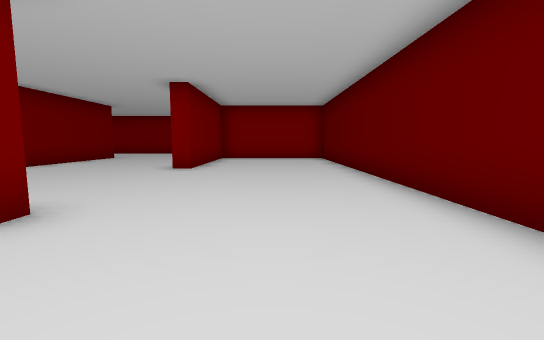
view 1 (above)

24 first-person views from a walk through a Unity game level. The camera is 1.5 m above the floor, tilts 6° down and sees 90° across. The floor is counted in squares, 2 m on a side. Each view is taken from the middle of a square. On the plan, view 1 faces up. The plan holds only what a view shows up to about 10 squares ahead; the rest is blank. The place goes on beyond the plan. The player character is not drawn.

view 2
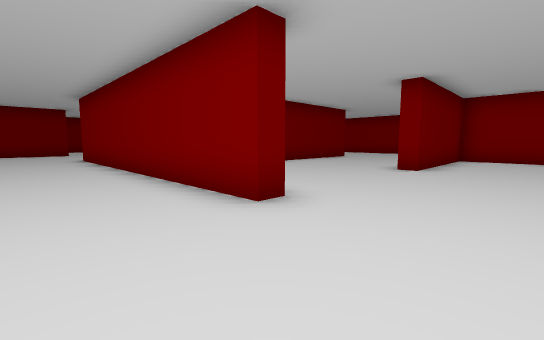

view 3
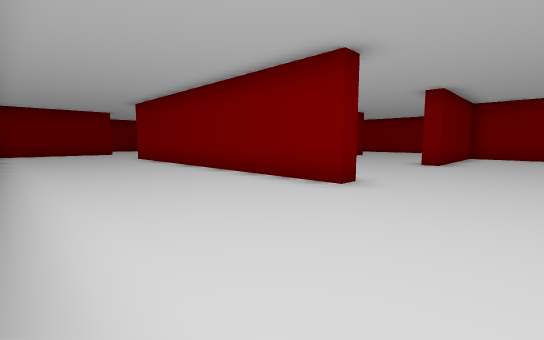

view 4
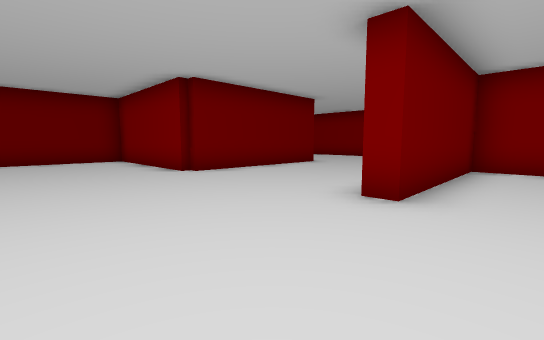

view 5
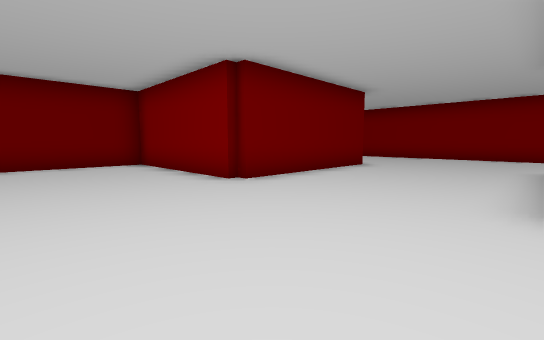

view 6
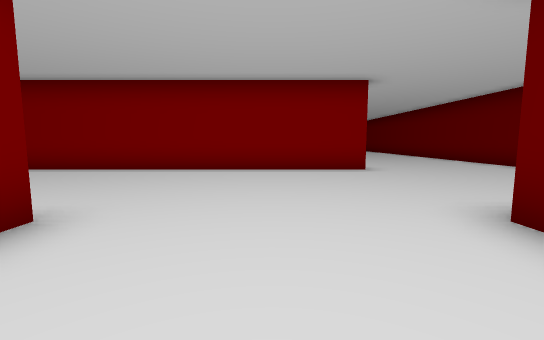

view 7
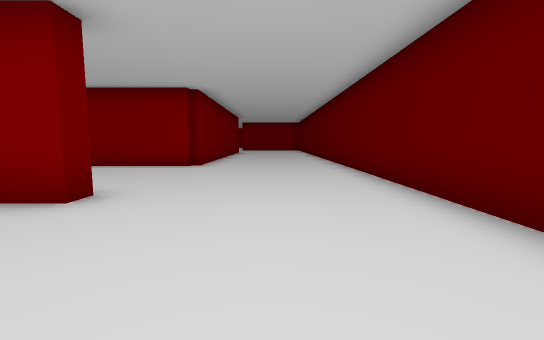

view 8
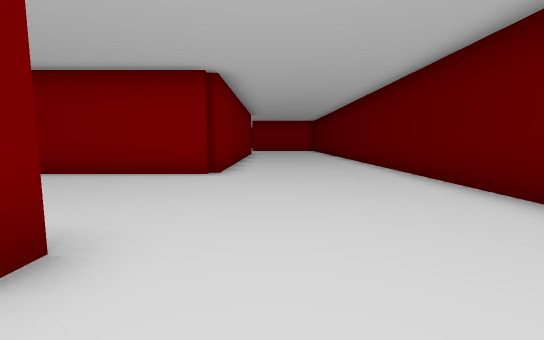

view 9
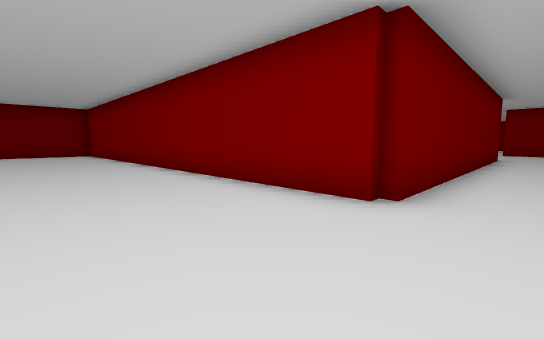

view 10
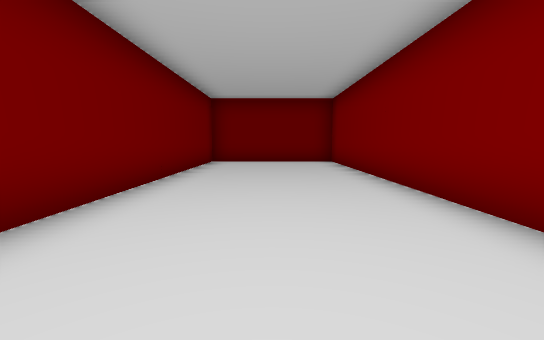

view 11
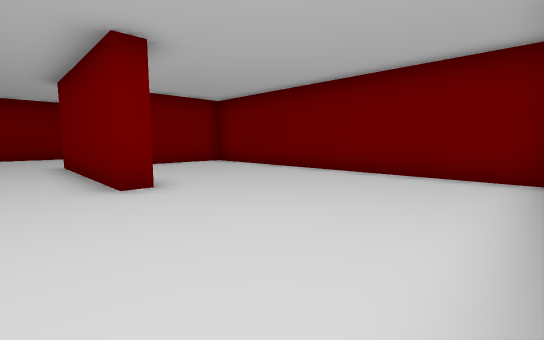

view 12
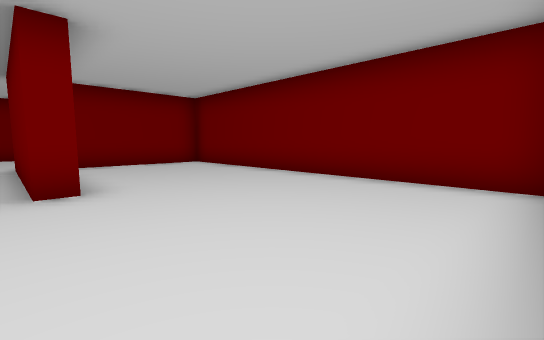

view 13
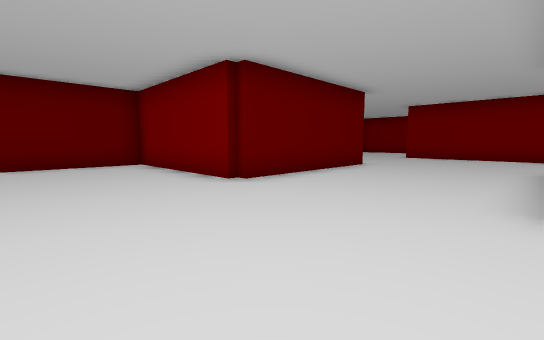

view 14
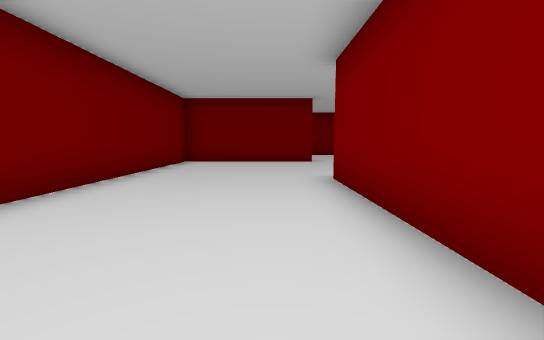

view 15
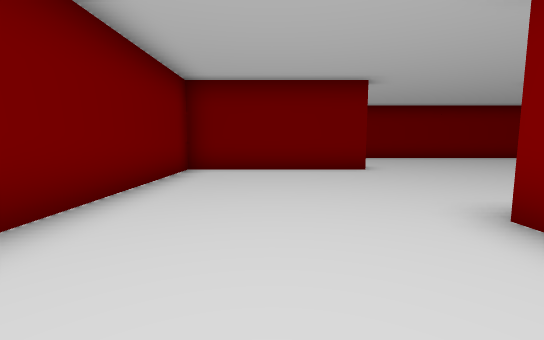

view 16
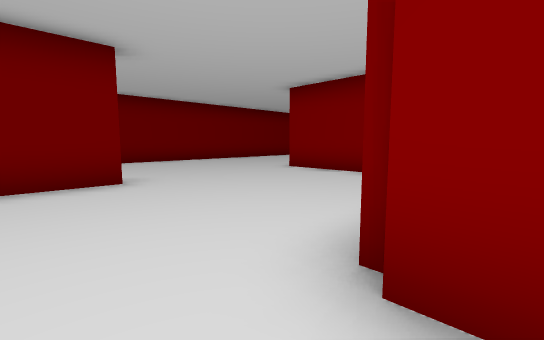

view 17
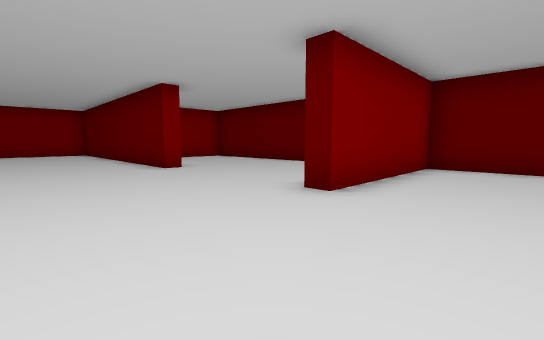

view 18
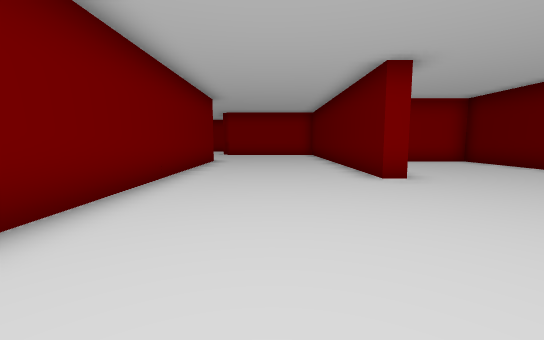

view 19
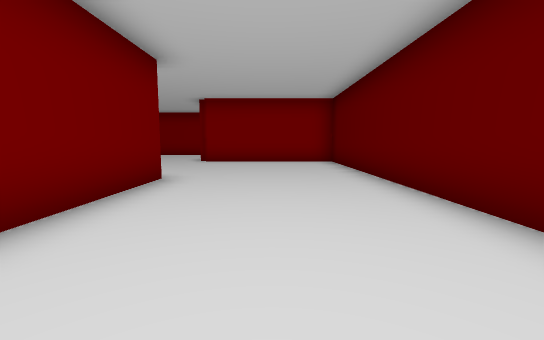

view 20
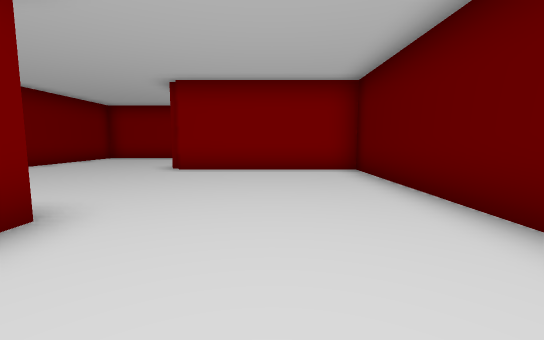

view 21
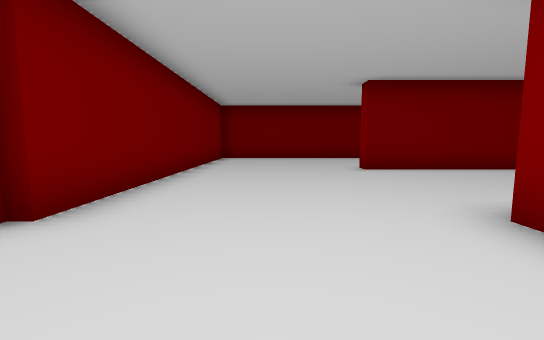

view 22
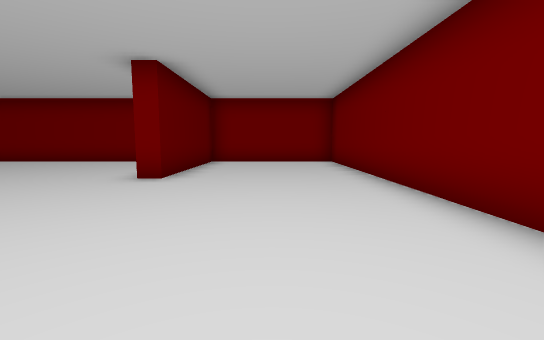

view 23
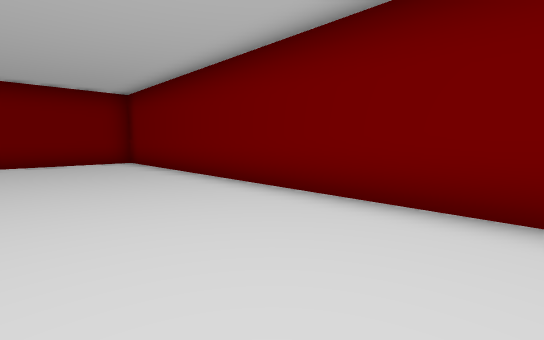

view 24
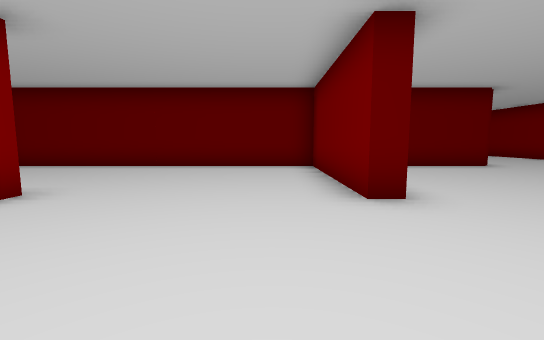

### Floor plan
Points are (right, up) in squares from view 1. A wall is a line through its corners. A room is listed if a view was taken in it or the views show most of it. See-through windows are left out.
Room 1 (views 1, 2, 3, 4, 5, 6, 7, 8, 9, 10, 11, 12, 13, 14, 15, 16, 17, 18, 19, 20, 21, 22, 23, 24)
walls: (-12, 7.8) (-8.5, 7.8); (-7.9, 12.5) (-7.2, 12.5) (-7.2, 7.3) (-12.3, 7.3) (-12.3, 4); (-12.3, 17.1) (-12.3, 8); (-17.1, 12.5) (-17.7, 12.5) (-17.7, 22.3) (-22.5, 22.3); (-17, 17.8) (-9.1, 17.8); (-7, 2.7) (-6, 2.7); (-2.5, 17.8) (-2.5, 17.3) (-11.6, 17.3); (0, 12.3) (-2.2, 12.3) (-2.2, 7.5) (-2.8, 7.5) (-2.8, 12.7) (2.3, 12.7) (2.3, 26); (-2.5, 2.9) (-2.5, 2.3) (-12.7, 2.3) (-12.7, 7.3) (-17.5, 7.3) (-17.5, 7.8) (-12.7, 7.8) (-12.7, 17.1); (-22.3, 17.5) (-22.3, -2.2) (-19, -2.2); (-17.7, -2) (-17.7, 2.5) (-17.2, 2.5) (-17.2, -2.2) (-10.1, -2.2); (2.3, 2.1) (2.3, 10); (-2.2, 26.5) (-2.2, 22.3) (-17, 22.3); (-30, 17.8) (-22.5, 17.8); (-27.2, 26.5) (-27.2, 22.5) (-27.8, 22.5)

Where each view was taken, in squares from view 1:
view 1: 0 up, 0 right, facing up
view 2: 0 up, 0 right, facing up-left
view 3: 2 down, 0 right, facing up-left
view 4: 4 up, 1 left, facing up-left
view 5: 4 up, 3 left, facing up-left
view 6: 10 up, 5 left, facing up
view 7: 14 up, 0 right, facing up
view 8: 16 up, 1 left, facing up
view 9: 19 up, 1 left, facing up-left
view 10: 20 up, 7 left, facing left
view 11: 17 up, 6 left, facing down-left
view 12: 17 up, 7 left, facing down-left
view 13: 16 up, 7 left, facing down-right
view 14: 1 up, 7 left, facing left
view 15: 0 up, 10 left, facing left
view 16: 1 up, 12 left, facing up-left
view 17: 5 up, 21 left, facing up-right
view 18: 7 up, 20 left, facing up
view 19: 12 up, 20 left, facing up
view 20: 15 up, 20 left, facing up
view 21: 20 up, 20 left, facing left
view 22: 8 up, 20 left, facing down
view 23: 8 up, 19 left, facing down-left
view 24: 9 up, 21 left, facing right
